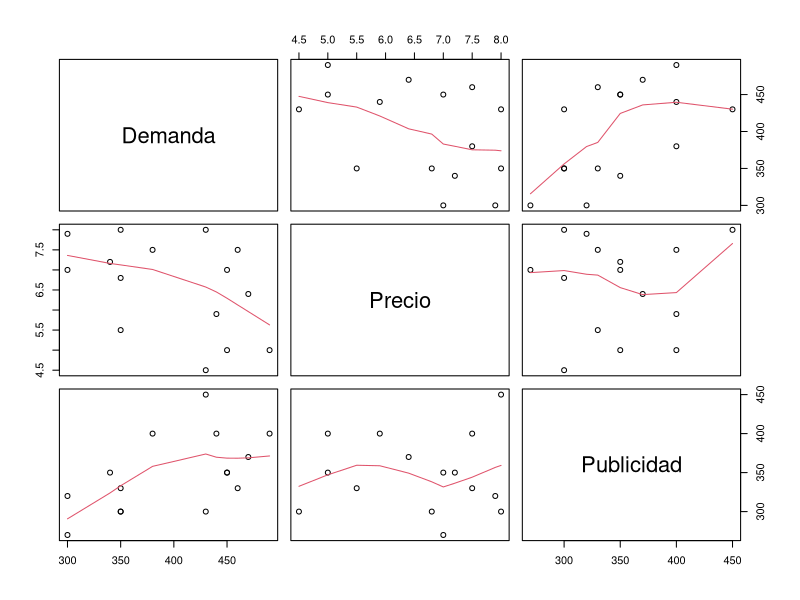
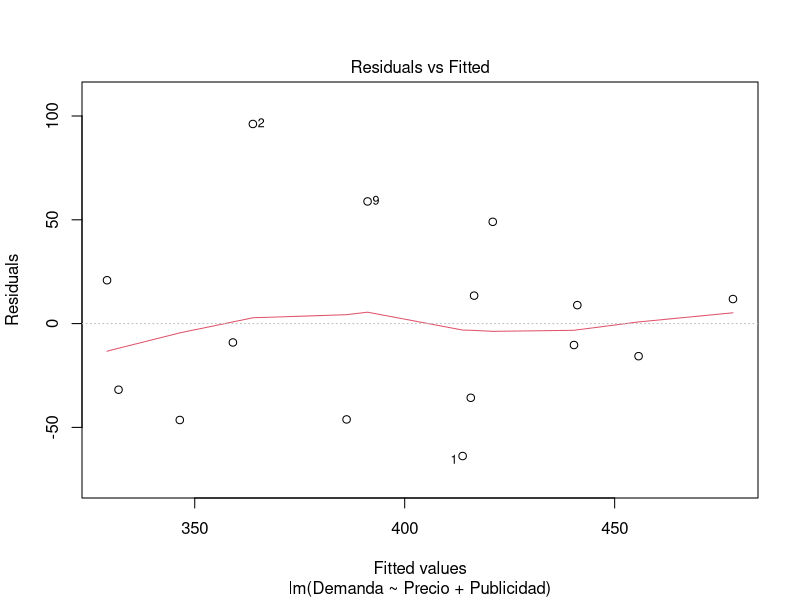
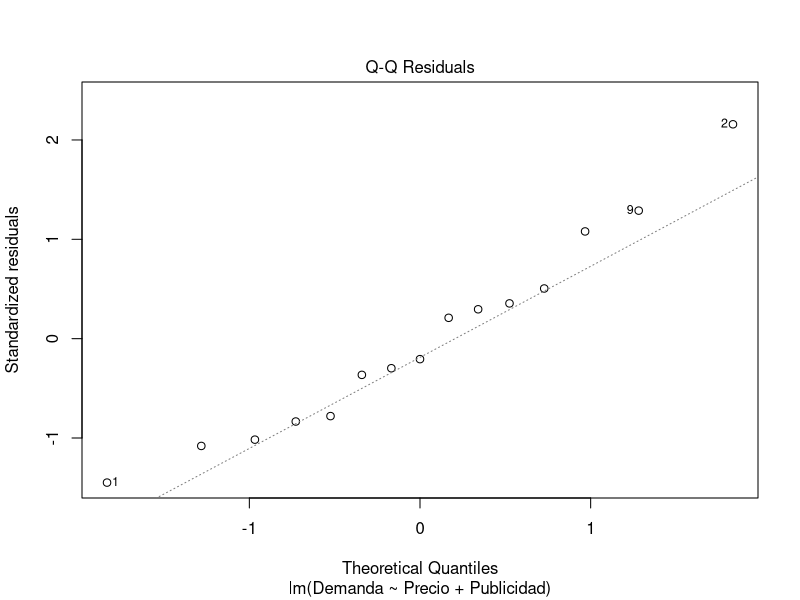
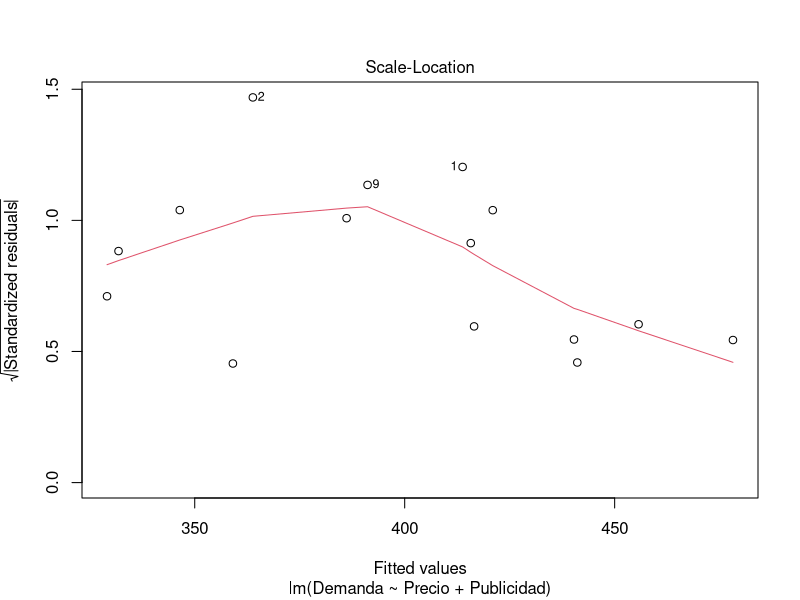
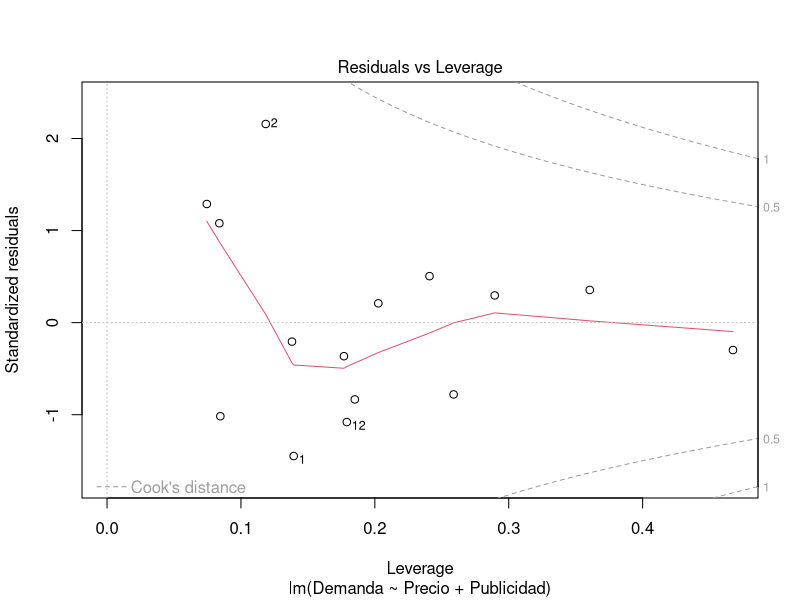
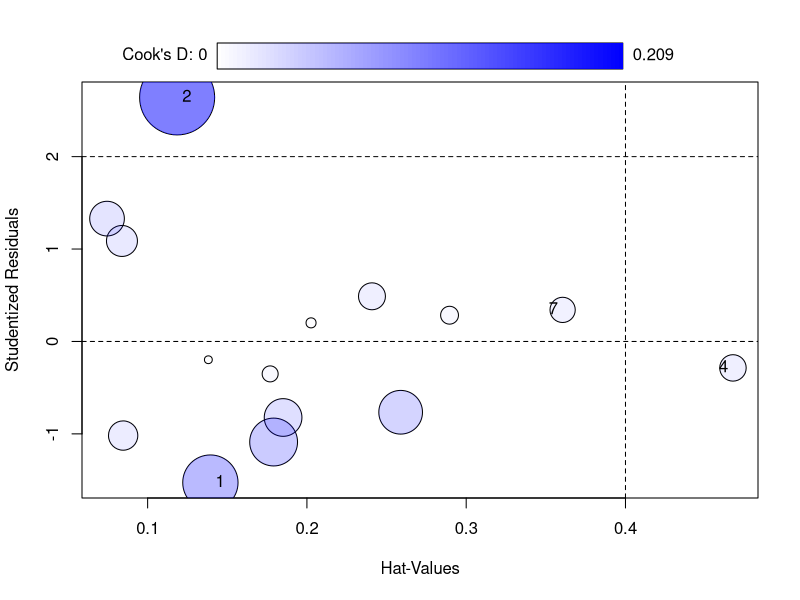

The R script that drew these images, in order:
#!/usr/bin/RScript

# Read the dataset
df <- read.table("./dataset/Demandahelados.txt", head = TRUE)

# Graphic test
# We observe the left L in the graph and expect certain correlation between independent and dependent variables but...
# We expect that independent variables are not correlated, otherwise we should discard one
pairs(df, panel = panel.smooth)

# Get the Correlation Matrix
# we try to determine the correlation quotient between variables
cor(df, use = "everything", method = "pearson")

# Establish the model with the quotients
model <- lm(Demanda ~ Precio + Publicidad, data = df)
summary(model)
# With this model we get: 
# Intercept of 306.5262 -> mean demand without price and publicity (without the effect of price and publicity)
# Slope for Price of -24.9751 -> for each peso the price raises, the demand decreases in -24.9751
# Slope for Publicity of 0.7413 -> for each peso the publicity investment raises, the demand will raise in 0.7413

# R^2=0.5215 which means the model (price and publicity investment) explains 52.15% of the variability of the demand

# F-statistic 6.539 on 2 and 12 DF,  p-value: 0.01201, since p-value < 0.05, the model passes the linear test (reject H0)

# Graphically
plot(model, which = 1)
plot(model, which = 2)
plot(model, which = 3)
plot(model, which = 5)

# Test of normality of the errors
# H0: Errors distribute normally
# H1: Errores does not distribute normally
df$fitted.model <- fitted(model)
df$residuals.model <- residuals(model)
df$rstudent.model <- rstudent(model)

# Test of Normality
ks.test(df$rstudent.model, "pnorm")

# Test de homogeneidad de las variazas
library(lmtest)
bptest(model, studentize = FALSE, data = df)

# Autocorrelation
dwtest(model, alternative = "two.sided", data = df)

# Atipic values
library(car)
outlierTest(model)

# Analysis of influence measures
infl <- influence.measures(model)
summary(infl)

# Influence plot chart    
influencePlot(model, id.n = 2)

# Test of multicolinearity
# we should expect independent variables to be unrelated
vif(lm(Demanda ~ Precio + Publicidad, data = df))
# If the obtained value for each variable is greater than 5, then we should discard this variable 

# Model Usage
predict(model, data.frame(Precio = 14, Publicidad = 700), interval = "prediction", data = df)
predict(model, data.frame(Precio = 8.5, Publicidad = 500), interval = "prediction", data = df)


